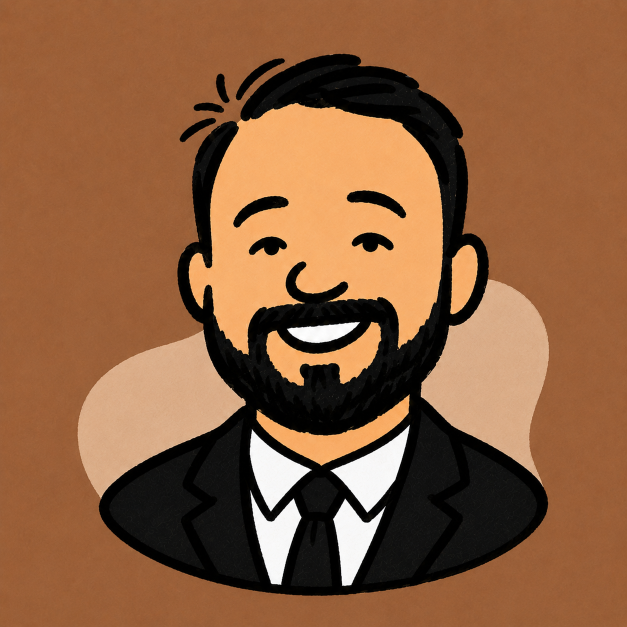
#> input picture assets/photos/ChatGPT Image May 31, 2026, 12_53_20 PM (2).png, 1254 x 1254 px (shown at 1/2 size)
$ python generate_web_assets.py
#> lines starting #> are read from the running program, lines starting #| are printed output that depends on the picture
from io import BytesIO
from pathlib import Path
import re
import struct

from PIL import Image, ImageFilter


ROOT = Path(__file__).resolve().parents[1]
ASSETS = ROOT / "assets"
PHOTOS = ASSETS / "photos"

PHOTO_FILES = {
    "square_spacious": "ChatGPT Image May 31, 2026, 12_53_20 PM (1).png",
    "square_zoomed": "ChatGPT Image May 31, 2026, 12_53_20 PM (2).png",
    "square_medium": "ChatGPT Image May 31, 2026, 12_53_20 PM (3).png",
    "square_icon_96": "ChatGPT Image May 31, 2026, 12_53_22 PM (4).png",
    "square_android_512": "ChatGPT Image May 31, 2026, 12_53_23 PM (5).png",
    "square_android_192": "ChatGPT Image May 31, 2026, 12_53_25 PM (6).png",
    "square_apple": "ChatGPT Image May 31, 2026, 12_53_26 PM (7).png",
    "og": "ChatGPT Image May 31, 2026, 12_53_27 PM (8).png",
    "twitter": "ChatGPT Image May 31, 2026, 12_53_29 PM (9).png",
}

ICON_OUTPUTS = {
    "favicon-16x16.png": ("square_zoomed", 16),
    "favicon-32x32.png": ("square_zoomed", 32),
    "favicon-96x96.png": ("square_icon_96", 96),
    "apple-touch-icon.png": ("square_apple", 180),
    "android-chrome-192x192.png": ("square_android_192", 192),
    "android-chrome-512x512.png": ("square_android_512", 512),
}

ICO_OUTPUTS = {
    16: "square_zoomed",
    32: "square_zoomed",
    48: "square_medium",
    96: "square_icon_96",
}


def source_path(key):
    return PHOTOS / PHOTO_FILES[key]


def load_rgb(key):
#> called with key = 'square_zoomed'
    path = source_path(key)
    if not path.exists():
        raise FileNotFoundError(f"Missing source asset: {path}")
    return Image.open(path).convert("RGB")
#> returned value is the input picture: PIL image 1254x1254 RGB; mean R, G, B 139.7, 94.7, 62.2


def cover(image, size):
#> called with size = (16, 16)
    target_w, target_h = size
#> target_w = 16; target_h = 16
    ratio = max(target_w / image.width, target_h / image.height)
#> ratio = 0.0128
    resized = image.resize(
        (round(image.width * ratio), round(image.height * ratio)),
        Image.Resampling.LANCZOS,
    )
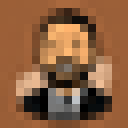
#> resized: PIL image 16x16 RGB (shown 8 times larger); mean R, G, B 139.7, 94.9, 62.3
    left = (resized.width - target_w) // 2
#> left = 0
    top = (resized.height - target_h) // 2
#> top = 0
#> pass 3 of the loop in save_icon_set, `for output_name, (source_key, size) in ICON_OUTPUTS.items():`:
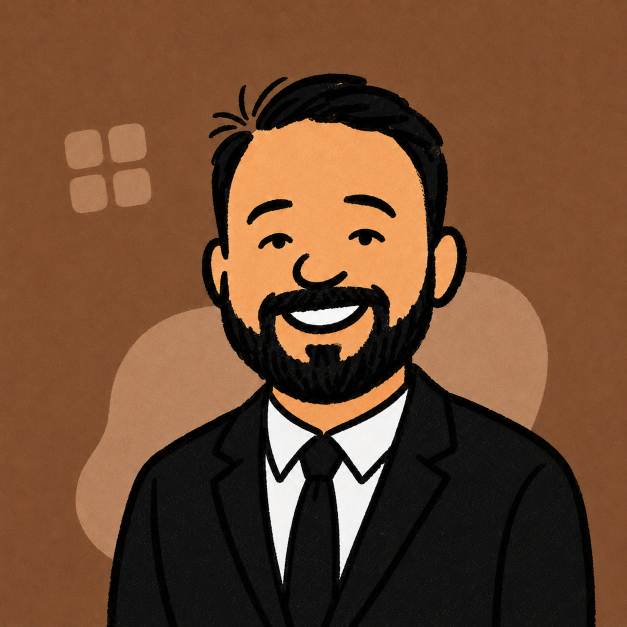
#> input picture assets/photos/ChatGPT Image May 31, 2026, 12_53_22 PM (4).png, 1254 x 1254 px (shown at 1/2 size)
#> in load_rgb, returned value is the input picture: PIL image 1254x1254 RGB; mean R, G, B 110.8, 74.1, 48.9
#> target_w = 96
#> ratio = 0.0766
#> in cover (call 3), `resized = image.resize( (round(image.width * ratio), round(image.heigh..`:
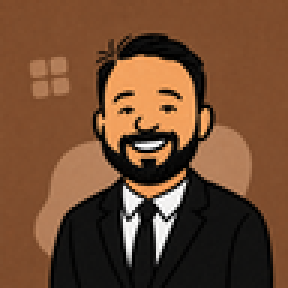
#> resized: PIL image 96x96 RGB (shown 3 times larger); mean R, G, B 110.9, 74.3, 49
#> the loop made 4 passes; the first 3 are shown
    return resized.crop((left, top, left + target_w, top + target_h))


# [16 lines left out: function contain_with_soft_padding, not called in this run]


def save_icon_set():
    for output_name, (source_key, size) in ICON_OUTPUTS.items():
        cover(load_rgb(source_key), (size, size)).save(ASSETS / output_name, optimize=True)

    save_ico(ROOT / "favicon.ico", [
        (size, cover(load_rgb(source_key), (size, size)))
        for size, source_key in ICO_OUTPUTS.items()
    ])


# [106 lines left out: functions save_ico, write_brand_source_note, save_profile_variants, save_social_cards, minify_css, not called in this run]


def main():
    ASSETS.mkdir(exist_ok=True)

    save_icon_set()
    save_profile_variants()
    save_social_cards()
    write_brand_source_note()
    minify_css()


if __name__ == "__main__":
#> (the run stopped early here; a loop or call above may not have finished)
